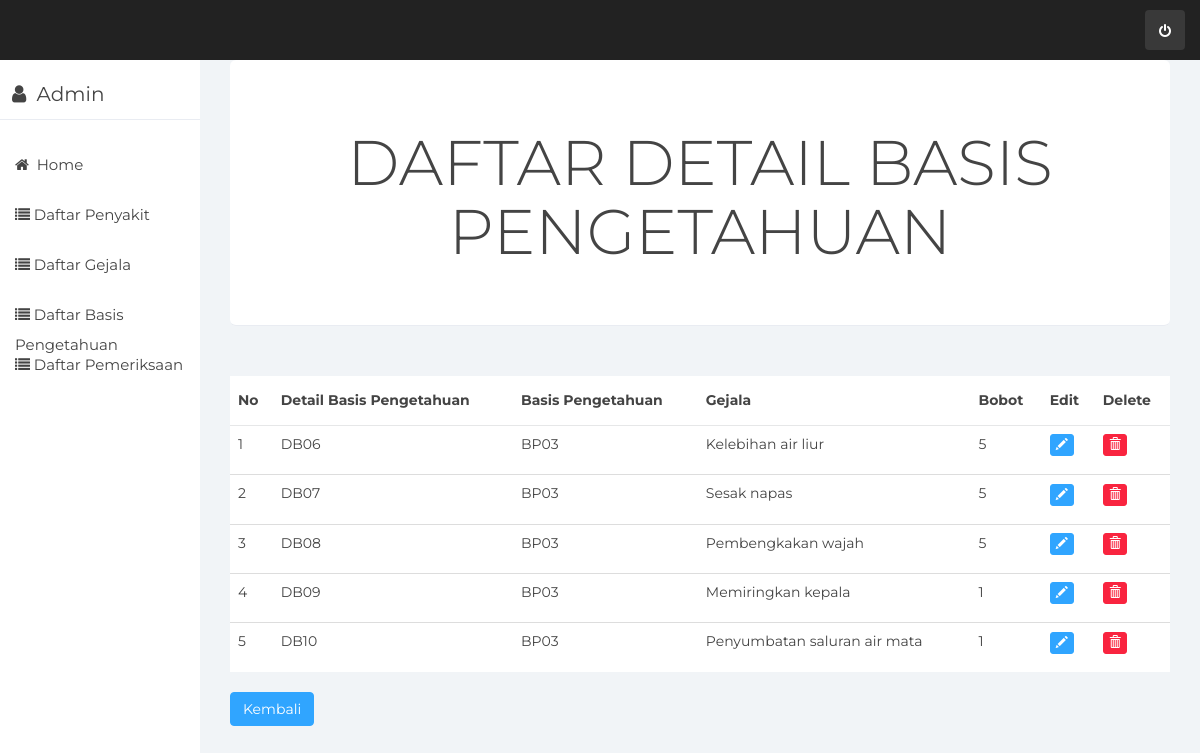
The page /index.php/DetailBasis/DetailBasis/BP03 on the database as committed earlier.
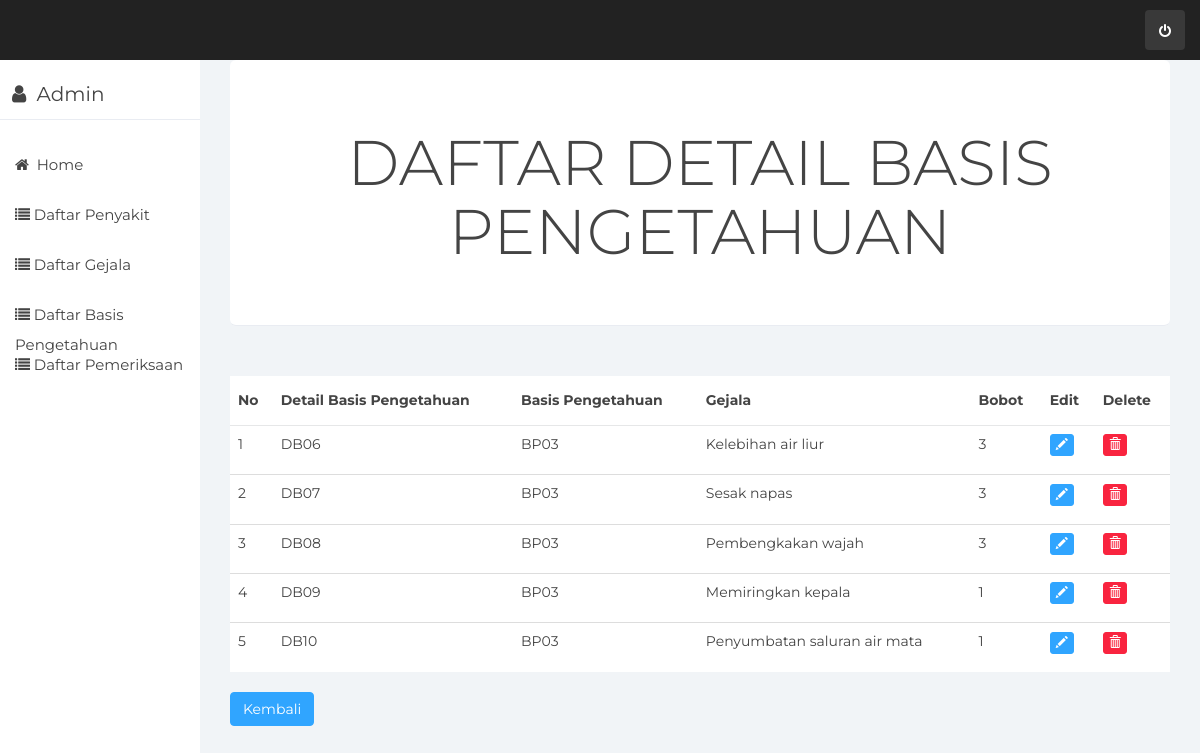
The same page on the database as committed later.
### tables this page shows
CREATE TABLE `tb_detail_basis_pengetahuan` (
  `id_detail` varchar(10) NOT NULL,
  `id_gejala` varchar(10) NOT NULL,
  `id_basis_pengetahuan` varchar(10) NOT NULL,
  `bobot` int(10) NOT NULL
);

CREATE TABLE `tb_gejala` (
  `id_gejala` varchar(10) NOT NULL,
  `gejala` varchar(100) NOT NULL
);

### application/controllers/DetailBasis.php (called while the page is built, shortened)
<?php
class DetailBasis extends CI_Controller {
	public function __construct()
	{
		$this->load->model('M_detailbasis');
		$this->load->helper('url','form');
		$this->load->library('form_validation');
	}
	public function DetailBasis($id)
	{
		$data['detailbasis'] = $this->M_detailbasis->getDataBasisId($id);
		$this->load->view('tabeldetail',$data);
	}
	}

### index.php (called while the page is built, shortened)
<?php
require_once BASEPATH.'core/CodeIgniter.php';

### application/models/M_detailbasis.php (called while the page is built, shortened)
<?php
class M_detailbasis extends CI_Model {
	public function getDataBasisId($id_detail)
	{
		$query = $this->db->query("Select tb_basis_pengetahuan.id_basis_pengetahuan, tb_detail_basis_pengetahuan.*, tb_gejala.id_gejala, tb_gejala.gejala from tb_detail_basis_pengetahuan join tb_basis_pengetahuan on tb_detail_basis_pengetahuan.id_basis_pengetahuan = tb_basis_pengetahuan.id_basis_pengetahuan join tb_gejala on tb_gejala.id_gejala= tb_detail_basis_pengetahuan.id_gejala where tb_detail_basis_pengetahuan.id_basis_pengetahuan='$id_detail'");
		return $query->result();
	}
}

### application/views/tabeldetail.php (the view, shortened to what this page needs)
<div class="col-sm-9 col-sm-offset-3 col-lg-10 col-lg-offset-2 main">
	    <div class="main-panel">
        <div class="content">
            <div class="container-fluid">
                <div class="row">
                    <div class="col-md-12">
                          <div class="jumbotron text-center">
                                 <h1>DAFTAR DETAIL BASIS PENGETAHUAN</h1>
                          </div>
                        <div class="card">
                            <div class="content table-responsive table-full-width">
                                <table class="table table-hover table-striped">
                                    <table class="table table-hover" id="contoh">
                                        <thead>
                                            <th>No</th>
                                            <th>Detail Basis Pengetahuan</th>
                                            <th>Basis Pengetahuan</th>
                                            <th>Gejala</th>
                                            <th>Bobot</th>
                                            <th>Edit</th>
                                            <th>Delete</th>
                                        </thead>
                                        <tbody>
                                            <?php
                                             $no=1;
                                             foreach ($detailbasis as $key) { ?>
                                            <tr>
                                                <td><?php echo $no ?>  </td>
                                                <td><?php echo $key->id_detail;?></td>
                                                <td><?php echo $key->id_basis_pengetahuan;?></td>
                                                <td><?php echo $key->gejala;?></td>
                                                <td><?php echo $key->bobot;?></td>
                                                <td><a href="<?=site_url()?>/DetailBasis/Update/<?php echo $key->id_detail ?>"> <p data-placement="top" data-toogle="tooltip" title="Edit"><button class="btn btn-primary btn-xs" data-title="Edit" data-toggle="modal" data-target="#edit"><span class="glyphicon glyphicon-pencil"></span></button></p></td>
                                                <td><a href="<?=site_url()?>/DetailBasis/delete/<?php echo $key->id_detail ?>"> <p data-placement="top" data-toogle="tooltip" title="Delete"><button class="btn btn-danger btn-xs" data-title="Delete" data-toggle="modal" data-target="#delete"><span class="glyphicon glyphicon-trash"></span></button></p></td>
                                            </tr>
                                            <?php
                                             $no++;
                                             }?>
                                        </tbody>
                                    </table>
                                </table>
                                     <a href="<?php echo site_url('BasisPengetahuan/daftar_basis_pengetahuan')?>"> <button type="kembali" class="btn btn-primary">Kembali</button>
                            </div>
                        </div>
                    </div>
                </div>
            </div>
        </div>

Rows that differ between the two databases and show on the page:
changed tb_detail_basis_pengetahuan "DB06": bobot "5" → "3"
changed tb_detail_basis_pengetahuan "DB07": bobot "5" → "3"
changed tb_detail_basis_pengetahuan "DB08": bobot "5" → "3"
